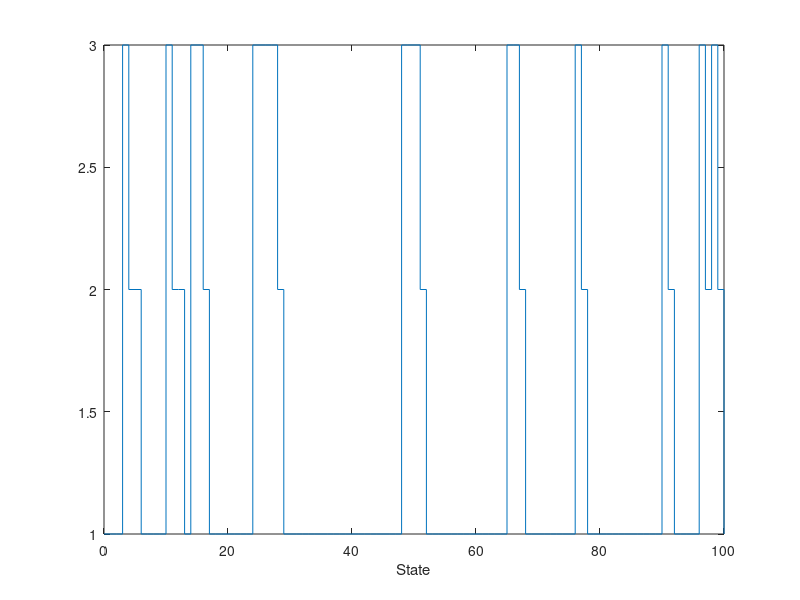

This figure's MATLAB source: (Note: this script raises an error after producing the figure.)
    P0 = ones(1,6)/6;
    Tm = 101;
    A = [0.9 0   0.1 0   0   0;
         0.6 0.3 0.1 0   0   0;
         0   0.5 0.5 0   0   0;
         0   0.1 0   0.4 0.3 0.2;
         0   0   0   0.4 0.6 0;
         0.2 0   0   0   0.5 0.3];
    z = rand;
    Pos = cumsum(P0);
    k = 1;
    while z > Pos(k)
        k = k + 1;
    end
    State(1) = k;
    for ks = 2:Tm
        p = A(State(ks-1), :);
        ps = cumsum(p);
        z = rand;
        k = 1;
        while z > ps(k)
            k = k + 1;
        end
        State(ks) = k;
    end
    t = 0:Tm-1;
    stairs(t, State)
    xlabel('State') 
    ylabel('t',Rotation=0) 
